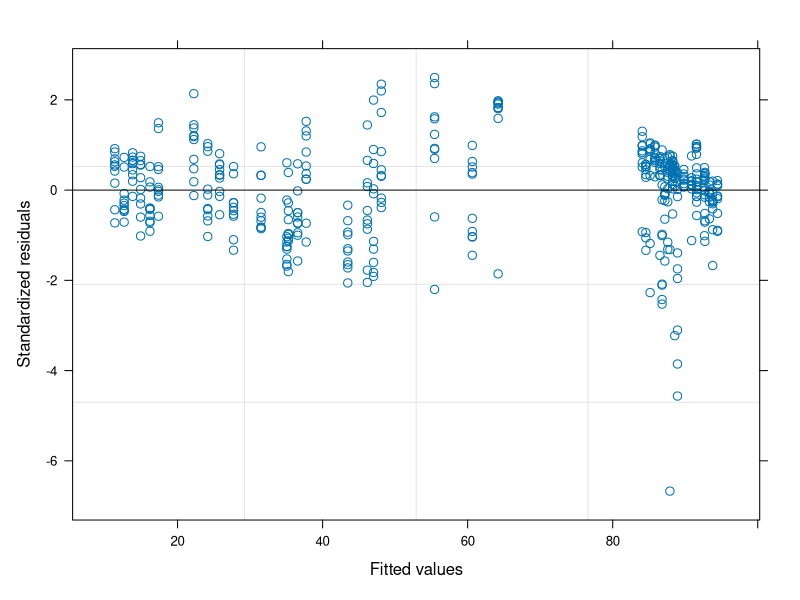
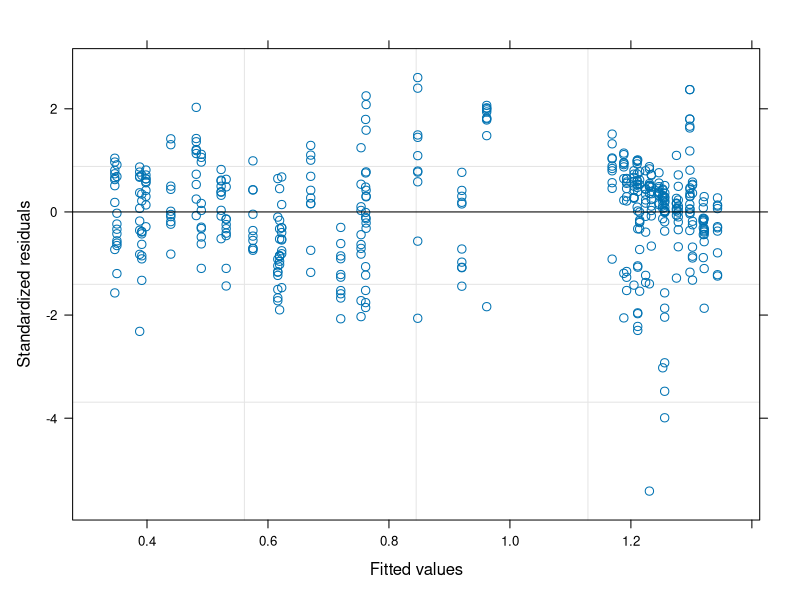
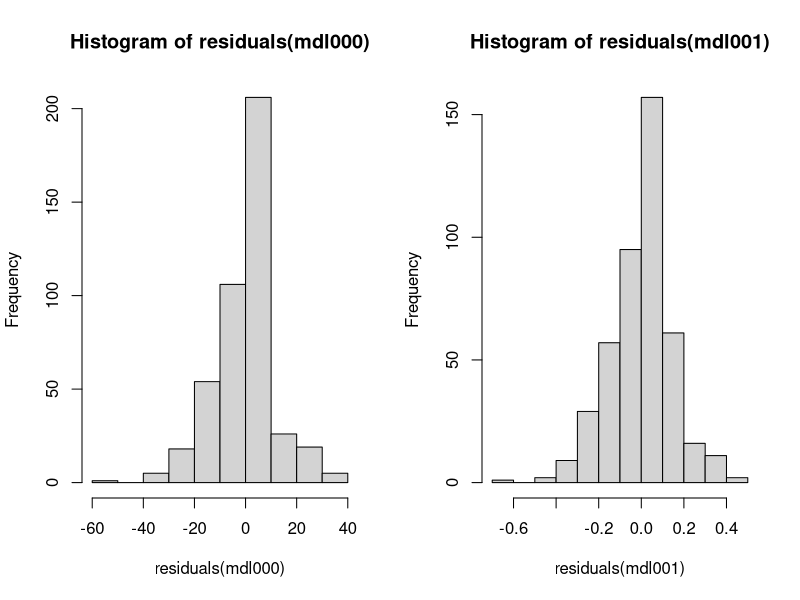

The R script that drew these images, in order: (Note: this script raises an error after producing the figures.)
## ---- chunk 1
library(nlme)
library(ggplot2)
## ---- chunk 2
newnsoil = read.csv("NewnSoilMoist.csv", header=T, row.names=NULL, stringsAsFactors = FALSE)
## ---- chunk 3
newnsoil$Mine <- factor(newnsoil$Mining,levels=c("Unmined reference", "Mined"))
newnsoil$logYears <- log(newnsoil$Time - 2014)
newnsoil$Rain = newnsoil$Rainfall_3mth
newnsoil$SoilMoisture = newnsoil$Soil_moisture
newnsoil$Site <- factor(newnsoil$Site)
## ---- chunk 4
contrasts(newnsoil$Mine)
## ---- chunk 5
mdl000 <- lme(SoilMoisture ~ logYears * Mine + Rain, 
              random = ~ 1 | Site, 
              weights = varIdent(form= ~ 1 | Mine), 
              data=newnsoil)
## ---- chunk 6
summary(mdl000)
## ---- chunk 7
intervals(mdl000,which='var-cov')
## ---- chunk 8
plot(mdl000)
## ---- chunk 9

newnsoil$tSM <- metafor::transf.arcsin(newnsoil$SoilMoisture/100)
mdl001 <- lme(tSM ~ logYears * Mine + Rain, 
              random = ~ 1 | Site, 
              weights = varIdent(form= ~ 1 | Mine), 
              data=newnsoil)
summary(mdl001)
## ---- chunk 10
plot(mdl001)
## ---- chunk 11
layout(matrix(1:2,ncol=2))
hist(residuals(mdl000))
hist(residuals(mdl001))
## ---- chunk 12
get_CI <- function(y,pref="") {
  r1 <- t(apply(y,1,quantile,c(0.025,0.975),na.rm=T))
  setNames(as.data.frame(r1),paste0(pref,c("lwr","upr")))
}
## ---- chunk 13
sampfun <- function(fitted,data,idvar="Site") {
  pp <- predict(fitted,level=1)
  rr <- residuals(fitted)
  dd <- data.frame(data,pred=pp,res=rr)
  ## sample groups with replacement
  iv <- levels(data[[idvar]])
  bsamp1 <- sample(iv,size=length(iv),replace=TRUE)
  bsamp2 <- lapply(bsamp1,
                   function(x) {
                     ## within groups, sample *residuals* with replacement
                     ddb <- dd[dd[[idvar]]==x,]
                     ## bootstrapped response = pred + bootstrapped residual
                     ddb$SoilMoisture <- ddb$pred +
                       sample(ddb$res,size=nrow(ddb),replace=TRUE)
                     return(ddb)
                   })
  res <- do.call(rbind,bsamp2)  ## collect results
  if (is(data,"groupedData"))
    res <- groupedData(res,formula=formula(data))
  return(res)
}

## ---- chunk 14
pfun <- function(fm) {
  res <- try(predict(fm,newdata=pframe,level=1))
  if (!any(class(res) %in% "try-error"))
    return(res)
}
## ---- chunk 15
c2 <- get_CI(as.data.frame(yvals),"boot_")
prd.env <- aggregate(c2,list(Site=newnsoil$Site,Mine=newnsoil$Mine,Time=newnsoil$Time),median)

## ---- chunk 16
clrs <- palette()[c(3,7)]
names(clrs) <- c("Unmined reference","Mined")

basic_plot <- ggplot(data = newnsoil) + 
  geom_point(aes(x = Time, 
                 y = SoilMoisture,
                 colour=Mine),size=2) +
  ggtitle("") +
  xlab("Year") + ylab("Volumetric Soil Moisture (%)") +
  scale_x_continuous(name="Year", breaks=2015:2022) +
  scale_color_discrete(type = clrs)  + theme_bw() + theme(axis.text.x = element_text(angle = 45, vjust = 1, hjust=1)) + guides(colour='none')

## ---- chunk 17
basic_plot + facet_wrap(vars(Mine,Site),ncol=3,nrow=2)
## ---- chunk 18
nwdt <- expand.grid(Site=unique(newnsoil$Site), 
                    Time=seq(2015,2022.1,length=15))
nwdt$Mine <- newnsoil$Mine[match(nwdt$Site,newnsoil$Site)]
nwdt$logYears <- log1p(nwdt$Time-2015)
nwdt$Rain <- quantile(newnsoil$Rain,.5)
nwdt["pred"] <- predict(mdl201,nwdt,level=1)


basic_plot + facet_wrap(vars(Mine,Site),ncol=3,nrow=2)  +
  geom_line(data=nwdt,
            aes(x=Time,y=pred), color='black',lwd=1)  +
  geom_ribbon(data=prd.env, aes(x=Time, ymin = boot_lwr, ymax = boot_upr),color=NA, lty=0, alpha = 0.2) 

## ---- chunk 19
data <- newnsoil[,c("Site","Replicate","Mine","Rain","SoilMoisture")]
data$Time <- newnsoil$Time-2014
grData <- groupedData(SoilMoisture~Time+Rain|Site,data)

fm1 <- nlsList(SoilMoisture ~ SSfpl(Time, A, B, xmid, scal),
               start=c(A=90,B=c(30),xmid=1.3,scal=1.3),
               data = grData)
fm1

## ---- chunk 20
x <- subset(grData,Site=="GGE")$Time 
y <- subset(grData,Site=="GGE")$SoilMoisture
predx <- data.frame(Time=seq(1,9,length=50))
predy <- predict(fm1[["GGE"]],newdata=predx)
plot(x,y,xlab="Time",ylab="Soil Moisture %")
lines(predx$Time,predy)
## ---- chunk 21
x <- subset(grData,Site=="SS")$Time 
y <- subset(grData,Site=="SS")$SoilMoisture
predx <- data.frame(Time=seq(1,9,length=50))
predy <- predict(fm1[["SS"]],newdata=predx)
plot(x,y,xlab="Time",ylab="Soil Moisture %")
lines(predx$Time,predy)
